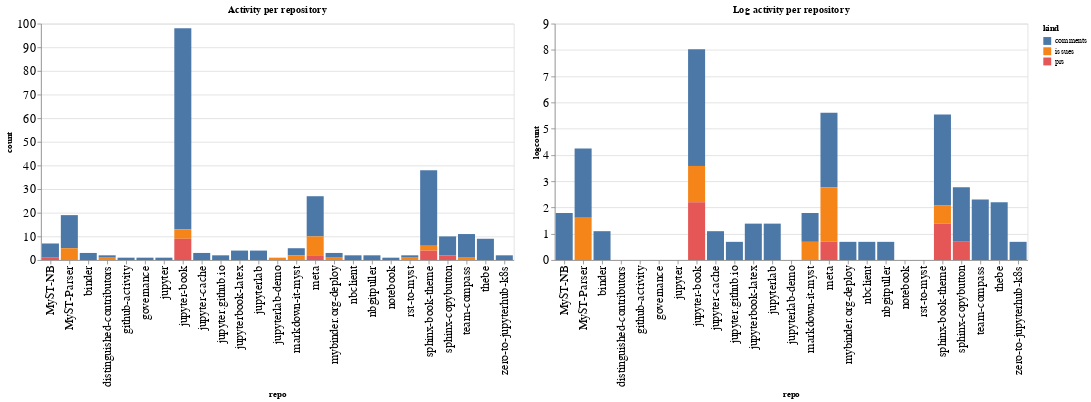

Here is the notebook cell this chart was saved with:
### Code cell
ch1 = alt.Chart(repo_summaries, width=600, title="Activity per repository").mark_bar().encode(
    x='repo',
    y='count',
    color='kind',
    tooltip="kind"
)

ch2 = alt.Chart(repo_summaries, width=600, title="Log activity per repository").mark_bar().encode(
    x='repo',
    y='logcount',
    color='kind',
    tooltip="kind"
)

ch1 | ch2

### Figure 1 — Vega-Lite specification as saved in the notebook (floating-point values rounded to 4 significant figures)
{"config": {"axisLeft": {"labelFontSize": 15}, "axisBottom": {"labelFontSize": 15}}, "hconcat": [{"mark": "bar", "encoding": {"color": {"type": "nominal", "field": "kind"}, "tooltip": {"type": "nominal", "field": "kind"}, "x": {"type": "nominal", "field": "repo"}, "y": {"type": "quantitative", "field": "count"}}, "title": "Activity per repository", "width": 600}, {"mark": "bar", "encoding": {"color": {"type": "nominal", "field": "kind"}, "tooltip": {"type": "nominal", "field": "kind"}, "x": {"type": "nominal", "field": "repo"}, "y": {"type": "quantitative", "field": "logcount"}}, "title": "Log activity per repository", "width": 600}], "data": {"name": "data-3c8b07f9540105f0cb3da4fad95aa61b"}, "$schema": "https://vega.github.io/schema/vega-lite/v4.8.1.json", "datasets": {"data-3c8b07f9540105f0cb3da4fad95aa61b": [{"repo": "MyST-NB", "kind": "comments", "count": 6, "logcount": 1.792}, {"repo": "MyST-NB", "kind": "prs", "count": 1, "logcount": 0.0}, {"repo": "MyST-Parser", "kind": "comments", "count": 14, "logcount": 2.639}, {"repo": "MyST-Parser", "kind": "issues", "count": 5, "logcount": 1.609}, {"repo": "binder", "kind": "comments", "count": 3, "logcount": 1.099}, {"repo": "distinguished-contributors", "kind": "comments", "count": 1, "logcount": 0.0}, {"repo": "distinguished-contributors", "kind": "issues", "count": 1, "logcount": 0.0}, {"repo": "github-activity", "kind": "comments", "count": 1, "logcount": 0.0}, {"repo": "governance", "kind": "comments", "count": 1, "logcount": 0.0}, {"repo": "jupyter", "kind": "comments", "count": 1, "logcount": 0.0}, {"repo": "jupyter-book", "kind": "comments", "count": 85, "logcount": 4.443}, {"repo": "jupyter-book", "kind": "issues", "count": 4, "logcount": 1.386}, {"repo": "jupyter-book", "kind": "prs", "count": 9, "logcount": 2.197}, {"repo": "jupyter-cache", "kind": "comments", "count": 3, "logcount": 1.099}, {"repo": "jupyter.github.io", "kind": "comments", "count": 2, "logcount": 0.6931}, {"repo": "jupyterbook-latex", "kind": "comments", "count": 4, "logcount": 1.386}, {"repo": "jupyterlab", "kind": "comments", "count": 4, "logcount": 1.386}, {"repo": "jupyterlab-demo", "kind": "issues", "count": 1, "logcount": 0.0}, {"repo": "markdown-it-myst", "kind": "comments", "count": 3, "logcount": 1.099}, {"repo": "markdown-it-myst", "kind": "issues", "count": 2, "logcount": 0.6931}, {"repo": "meta", "kind": "comments", "count": 17, "logcount": 2.833}, {"repo": "meta", "kind": "issues", "count": 8, "logcount": 2.079}, {"repo": "meta", "kind": "prs", "count": 2, "logcount": 0.6931}, {"repo": "mybinder.org-deploy", "kind": "comments", "count": 2, "logcount": 0.6931}, {"repo": "mybinder.org-deploy", "kind": "issues", "count": 1, "logcount": 0.0}, {"repo": "nbclient", "kind": "comments", "count": 2, "logcount": 0.6931}, {"repo": "nbgitpuller", "kind": "comments", "count": 2, "logcount": 0.6931}, {"repo": "notebook", "kind": "comments", "count": 1, "logcount": 0.0}, {"repo": "rst-to-myst", "kind": "comments", "count": 1, "logcount": 0.0}, {"repo": "rst-to-myst", "kind": "issues", "count": 1, "logcount": 0.0}, {"repo": "sphinx-book-theme", "kind": "comments", "count": 32, "logcount": 3.466}, {"repo": "sphinx-book-theme", "kind": "issues", "count": 2, "logcount": 0.6931}, {"repo": "sphinx-book-theme", "kind": "prs", "count": 4, "logcount": 1.386}, {"repo": "sphinx-copybutton", "kind": "comments", "count": 8, "logcount": 2.079}, {"repo": "sphinx-copybutton", "kind": "prs", "count": 2, "logcount": 0.6931}, {"repo": "team-compass", "kind": "comments", "count": 10, "logcount": 2.303}, {"repo": "team-compass", "kind": "issues", "count": 1, "logcount": 0.0}, {"repo": "thebe", "kind": "comments", "count": 9, "logcount": 2.197}, {"repo": "zero-to-jupyterhub-k8s", "kind": "comments", "count": 2, "logcount": 0.6931}]}}
